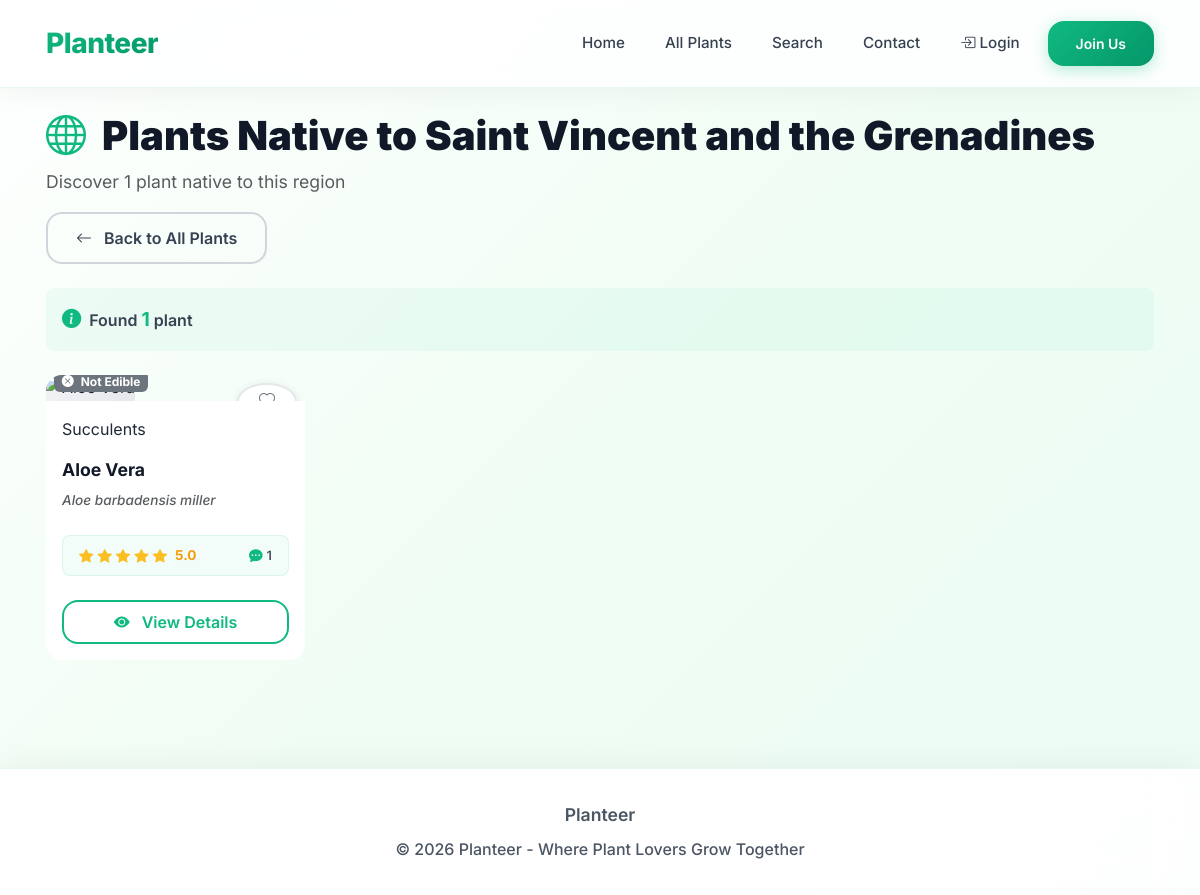
The app's page /plants/country/167/ with its own data.
### plants/models.py (models this page shows, shortened)
class Country(models.Model):
    name = models.CharField(max_length=100, unique=True, verbose_name='Country Name')
    flag = models.URLField(max_length=500, verbose_name='Flag Image URL', blank=True)
    created_at = models.DateTimeField(auto_now_add=True)
    class Meta:
        ordering = ['name']
        verbose_name = 'Country'
        verbose_name_plural = 'Countries'
    def plants_count(self):
        return self.plants.count()
    plants_count.short_description = 'Plants Count'

class Plant(models.Model):
    name = models.CharField(max_length=100, db_index=True)
    scientific_name = models.CharField(max_length=150)
    description = models.TextField()
    image_url = models.URLField(max_length=500, verbose_name='Primary Image URL')
    category = models.ForeignKey(
        Category,
        on_delete=models.SET_NULL,
        related_name='plants',
        null=True,
        blank=True
    )
    countries = models.ManyToManyField(
        Country,
        related_name='plants',
        blank=True,
        verbose_name='Native Countries'
    )
    is_edible = models.BooleanField(default=False, db_index=True)
    sunlight = models.CharField(max_length=100)
    water_needs = models.CharField(max_length=100)
    views_count = models.PositiveIntegerField(default=0)
    created_at = models.DateTimeField(auto_now_add=True, db_index=True)
    class Meta:
        ordering = ['-created_at']
        verbose_name = 'Plant'
        verbose_name_plural = 'Plants'
        indexes = [
            models.Index(fields=['-created_at', 'category']),
            models.Index(fields=['-views_count']),
        ]
    def average_rating(self):
        ratings = self.ratings.all()
        if ratings:
            return round(sum(r.score for r in ratings) / len(ratings), 1)
        return 0
    def get_primary_image(self):
        primary_image = self.images.filter(is_primary=True).first()
        if primary_image:
            return primary_image.image_url
        elif self.image_url:
            return self.image_url
        elif self.images.exists():
            return self.images.first().image_url
        return None
    def get_category_display(self):
        if self.category:
            return self.category.name
        return 'Uncategorized'

class Category(models.Model):
    name = models.CharField(max_length=100, unique=True, verbose_name='Category Name')
    created_at = models.DateTimeField(auto_now_add=True)
    class Meta:
        ordering = ['name']
        verbose_name = 'Category'
        verbose_name_plural = 'Categories'
    def plants_count(self):
        return self.plants.count()
    plants_count.short_description = 'Plants Count'

class Rating(models.Model):
    plant = models.ForeignKey(
        Plant,
        on_delete=models.CASCADE,
        related_name='ratings'
    )
    user = models.ForeignKey(
        User,
        on_delete=models.CASCADE,
        related_name='ratings',
        null=True,
        blank=True
    )
    name = models.CharField(max_length=100, verbose_name='Name', blank=True, null=True)
    score = models.IntegerField(
        validators=[MinValueValidator(1), MaxValueValidator(5)],
        verbose_name='Rating'
    )
    created_at = models.DateTimeField(auto_now_add=True, verbose_name='Created At')
    class Meta:
        ordering = ['-created_at']
        verbose_name = 'Rating'
        verbose_name_plural = 'Ratings'
        indexes = [
            models.Index(fields=['plant', '-created_at']),
            models.Index(fields=['user', '-created_at']),
        ]
        constraints = [
            models.UniqueConstraint(
                fields=['plant', 'user'],
                condition=models.Q(user__isnull=False),
                name='unique_user_rating'
            ),
            models.UniqueConstraint(
                fields=['plant', 'name'],
                condition=models.Q(user__isnull=True),
                name='unique_guest_rating'
            ),
        ]

### plants/views.py (the view)
# urls.py: path('country/<int:country_id>/', views.plants_by_country, name='plants_by_country'),
def plants_by_country(request: HttpRequest, country_id):
    country = get_object_or_404(Country, id=country_id)
    plants = Plant.objects.filter(countries=country).select_related('category').prefetch_related('comments', 'countries').order_by('-created_at')
    user_favorites = []
    if request.user.is_authenticated:
        user_favorites = list(Favorite.objects.filter(user=request.user).values_list('plant_id', flat=True))
    context = {
        'country': country,
        'plants': plants,
        'plants_count': plants.count(),
        'user_favorites': user_favorites,
        'page_title': f'Plants Native to {country.name}'
    }
    return render(request, 'plants/plants_by_country.html', context)

### plants/templates/plants/plants_by_country.html (shortened to what this page needs)
{% extends 'core/base.html' %}
{% load static %}
{% block content %}
<div class="d-flex justify-content-between align-items-center flex-wrap gap-3 mb-4">
    <div>
        <h1 class="mb-2" style="font-size: 2.5rem; font-weight: 900; color: var(--gray-900);">
            <i class="bi bi-globe me-2" style="color: var(--primary);"></i>
            Plants Native to {{ country.name }}
        </h1>
        <p class="text-muted mb-0" style="font-size: 1.1rem;">
            Discover {{ plants_count }} plant{{ plants_count|pluralize }} native to this region
        </p>
    </div>
    <a href="{% url 'plants:all_plants' %}" class="btn btn-outline-secondary">
        <i class="bi bi-arrow-left me-2"></i> Back to All Plants
    </a>
</div>
<div class="d-flex justify-content-between align-items-center mb-4 p-3 rounded-3" style="background: rgba(16, 185, 129, 0.05);">
    <div class="d-flex align-items-center gap-2">
        <i class="bi bi-info-circle-fill" style="color: var(--primary); font-size: 1.2rem;"></i>
        <span class="fw-semibold" style="color: var(--gray-700);">
            Found <span class="fw-bold" style="color: var(--primary); font-size: 1.2rem;">{{ plants_count }}</span>
            plant{{ plants_count|pluralize }}
        </span>
    </div>
</div>
<div class="row g-4">
    {% for plant in plants %}
        {% include "plants/partials/_plant_card.html" with plant=plant %}
    {% endfor %}
</div>
{% endblock %}

### plants/templates/plants/partials/_plant_card.html (shortened to what this page needs)
<div class="col-sm-6 col-lg-4 col-xl-3">
    <div class="plant-card h-100">
        <div style="overflow: hidden; position: relative; border-radius: 1rem 1rem 0 0;">
            <div class="position-absolute top-0 end-0 m-2">
                {% if user.is_authenticated %}
                    <button class="btn btn-sm add-to-favorites"
                            data-plant-id="{{ plant.id }}"
                            data-plant-name="{{ plant.name }}"
                            data-plant-scientific="{{ plant.scientific_name }}"
                            data-plant-image="{{ plant.get_primary_image }}"
                            type="button"
                            style="border-radius: 50%; width: 36px; height: 36px; display: flex; align-items: center; justify-content: center;
                                   background: {% if plant.id in user_favorites %}rgba(220, 53, 69, 0.95){% else %}rgba(255, 255, 255, 0.95){% endif %};
                                   border: 2px solid {% if plant.id in user_favorites %}#dc3545{% else %}#e5e7eb{% endif %};
                                   box-shadow: 0 2px 8px rgba(0,0,0,0.1);"
                            title="{% if plant.id in user_favorites %}Remove from favorites{% else %}Add to favorites{% endif %}">
                        <i class="bi bi-heart-fill" style="font-size: 1rem; color: {% if plant.id in user_favorites %}white{% else %}#6b7280{% endif %};"></i>
                    </button>
                {% else %}
                    <a href="{% url 'core:login' %}"
                       class="btn btn-sm"
                       style="border-radius: 50%; width: 36px; height: 36px; display: flex; align-items: center; justify-content: center; background: rgba(255, 255, 255, 0.95); border: 2px solid #e5e7eb; box-shadow: 0 2px 8px rgba(0,0,0,0.1);"
                       title="Login to add to favorites">
                        <i class="bi bi-heart" style="font-size: 1rem; color: #6b7280;"></i>
                    </a>
                {% endif %}
            </div>
            <div class="position-absolute bottom-0 start-0 m-2">
                {% if plant.is_edible %}
                <span class="badge text-bg-success">
                    <i class="bi bi-check-circle-fill me-1"></i> Edible
                </span>
                {% else %}
                <span class="badge text-bg-secondary">
                    <i class="bi bi-x-circle-fill me-1"></i> Not Edible
                </span>
                {% endif %}
            </div>
        </div>
        <div class="card-body d-flex flex-column p-3" style="background: white; border-radius: 0 0 1rem 1rem;">
            <div class="mb-3">
                <span class="category-badge">{{ plant.get_category_display }}</span>
            </div>
            <h5 class="card-title fw-bold mb-2" style="font-size: 1.1rem; line-height: 1.3; color: var(--gray-900);">
                {{ plant.name }}
            </h5>
            <p class="text-muted mb-4" style="font-style: italic; font-size: 0.85rem; font-weight: 500;">
                {{ plant.scientific_name }}
            </p>
            <div class="d-flex justify-content-between align-items-center mb-4 py-2 px-3 rounded-3" style="background: rgba(16, 185, 129, 0.05); border: 1px solid rgba(16, 185, 129, 0.1);">
                <div class="d-flex align-items-center gap-2">
                    <div class="d-flex align-items-center gap-1">
                        {% for i in "12345" %}
                            {% if forloop.counter <= plant.average_rating %}
                                <i class="bi bi-star-fill" style="color: #fbbf24; font-size: 0.9rem;"></i>
                            {% else %}
                                <i class="bi bi-star" style="color: #d1d5db; font-size: 0.9rem;"></i>
                            {% endif %}
                        {% endfor %}
                    </div>
                    <span class="fw-bold" style="font-size: 0.85rem; color: #f59e0b;">{{ plant.average_rating|default:"0.0" }}</span>
                </div>
                <div class="d-flex align-items-center gap-1">
                    <i class="bi bi-chat-dots-fill" style="color: var(--primary); font-size: 0.85rem;"></i>
                    <span class="fw-semibold" style="font-size: 0.8rem; color: var(--gray-600);">{{ plant.comments.count }}</span>
                </div>
            </div>
            <a href="{% url 'plants:detail' plant.id %}" class="btn btn-outline-main w-100 py-2 mt-auto" style="font-weight: 600; border-width: 2px;">
                <i class="bi bi-eye-fill me-2"></i> View Details
            </a>
        </div>
    </div>
</div>

### core/static/css/main.css (style rules this page uses)
:root { --primary: #10b981; --primary-dark: #059669; --primary-light: #34d399; --primary-lighter: #6ee7b7; --secondary: #8b5cf6; --accent: #f59e0b; --white: #ffffff; --gray-50: #f9fafb; --gray-100: #f3f4f6; --gray-200: #e5e7eb; --gray-300: #d1d5db; --gray-400: #9ca3af; --gray-500: #6b7280; --gray-600: #4b5563; --gray-700: #374151; --gray-800: #1f2937; --gray-900: #111827; --bg-primary: #fefffe; --bg-secondary: #f0fdf4; --bg-tertiary: #dcfce7; --shadow-sm: 0 1px 2px 0 rgba(0, 0, 0, 0.05); --shadow: 0 4px 6px -1px rgba(0, 0, 0, 0.1); --shadow-md: 0 10px 15px -3px rgba(0, 0, 0, 0.1); --shadow-lg: 0 20px 25px -5px rgba(0, 0, 0, 0.1); --shadow-xl: 0 25px 50px -12px rgba(0, 0, 0, 0.25); --radius-sm: 0.5rem; --radius: 0.75rem; --radius-lg: 1rem; --radius-xl: 1.5rem; --radius-2xl: 2rem; --radius-full: 9999px; --transition: all 0.3s cubic-bezier(0.4, 0, 0.2, 1); }
* { margin: 0; padding: 0; box-sizing: border-box; }
body { font-family: 'Inter', -apple-system, BlinkMacSystemFont, 'Segoe UI', Roboto, sans-serif; background: linear-gradient(135deg, #fefffe 0%, #f0fdf4 50%, #ecfdf5 100%); color: var(--gray-800); line-height: 1.6; min-height: 100vh; overflow-x: hidden; }
.btn { border-radius: var(--radius-lg); font-weight: 600; padding: 0.75rem 1.75rem; transition: var(--transition); border: none; position: relative; overflow: hidden; }
.btn-outline-main { background: transparent; color: var(--primary); border: 2px solid var(--primary); box-shadow: none; }
.btn-outline-secondary { border: 2px solid var(--gray-300); color: var(--gray-700); font-weight: 600; }
html { scroll-behavior: smooth; }

### records on screen
Country: name "Saint Vincent and the Grenadines"
Plant: is_edible False (drawn), category "Succulents", name "Aloe Vera", scientific_name "Aloe barbadensis miller", average_rating "5.0", comments.count "1"

### other values on screen
{{ plants_count }} "1"
